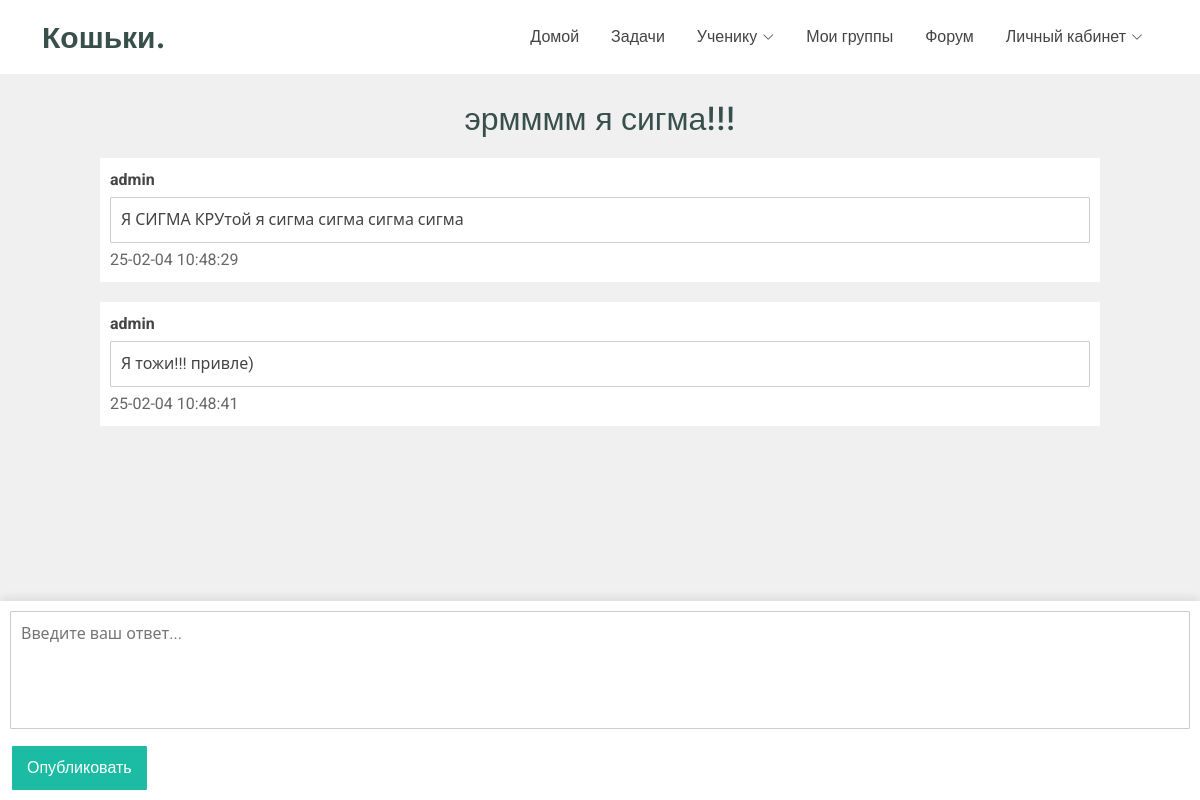
Before: /forum/topics/11 with the older database file.
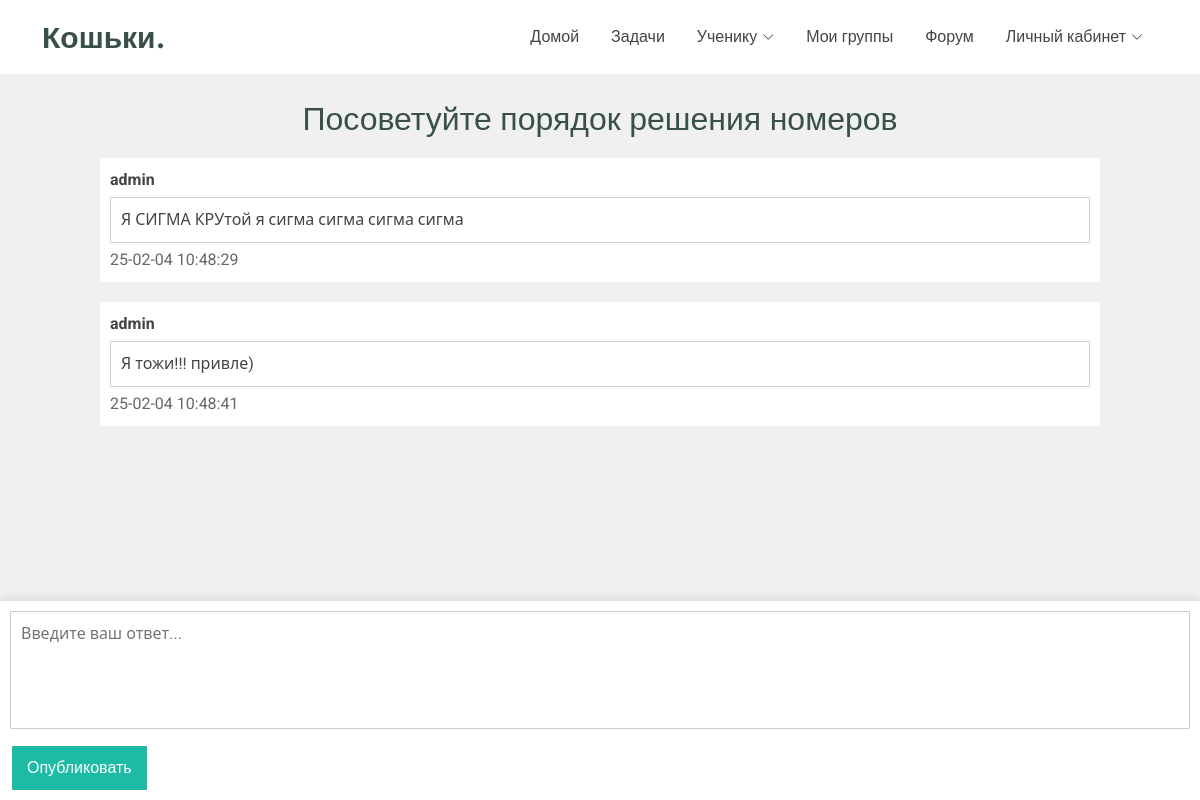
After: the same page with the newer database file.
### tables this page shows
CREATE TABLE forum_discussions (discussion_id INT PRIMARY KEY, discussion_name VARCHAR (255), author_id INT REFERENCES users (user_id), messages_count INT, discussion_creation_time DATETIME);

### main.py (the view, shortened to what this page needs)
@app.route('/forum/topics/<topic_id>', methods=['POST', 'GET'])
def forum_topic_page(topic_id):
    if request.method == 'GET':
        topic_name = dr.get_topic_name(topic_id)
        messages = dr.get_topic_messages(topic_id)
        return render_template('forum_topic_page.html', topic_name=topic_name, messages=messages)

### database_requests.py (called while the page is built)
def sql_execute(sql_request):
    ret = cursor.execute(sql_request)
    return ret

def get_topic_name(topic_id):
    sql_req = f"""
        SELECT discussion_name FROM forum_discussions WHERE discussion_id = { topic_id }
    """
    return sql_execute(sql_req).fetchall()[0][0]

def get_topic_messages(topic_id):
    sql_req = f"""
        SELECT
                users.first_name,
                users.surname,
                forum_messages.message_text,
                forum_messages.message_send_time
            FROM
                users
            INNER JOIN
                forum_messages ON users.user_id = forum_messages.message_author_id
            INNER JOIN
                forum_discussion_message ON forum_messages.message_id = forum_discussion_message.message_id
            WHERE
                forum_discussion_message.discussion_id = { topic_id }
            ORDER BY
                forum_messages.message_send_time ASC;
    """
    return sql_execute(sql_req).fetchall()

### templates/forum_topic_page.html (shortened to what this page needs)
<!DOCTYPE html>
<html lang="en" xmlns="http://www.w3.org/1999/html">
<head>
  <link href="{{ url_for('static', filename='vendor/bootstrap/css/bootstrap.min.css') }}" rel="stylesheet">
  <link href="{{ url_for('static', filename='vendor/bootstrap-icons/bootstrap-icons.css') }}" rel="stylesheet">
  <link href="{{ url_for('static', filename='vendor/aos/aos.css') }}" rel="stylesheet">
  <link href="{{ url_for('static', filename='vendor/glightbox/css/glightbox.min.css') }}" rel="stylesheet">
  <link href="{{ url_for('static', filename='vendor/swiper/swiper-bundle.min.css') }}" rel="stylesheet">
  <link href="{{ url_for('static', filename='/css/main.css') }}" rel="stylesheet">
</head>
<body class="forum-page">
  {% include 'header.html' %}
    <div class="forum-topic">
        <h2>{{ topic_name }}</h2>
    </div>
    <div class="messages-container">
        {% for i in range (messages | length) %}
        <div style="background-color:white; margin-top: 20px" class="message-item">
            <div class="message-user"> {{ messages[i][0] }} {{ messages[i][1] }} </div>
            <div class="message-content">
                <div class="message-box">
                    <p> {{ messages[i][2] }} </p>
                </div>
                <span class="message-date"> {{ messages[i][3] }} </span>
            </div>
        </div>
        {% endfor %}
    </div>
    <div class="reply-section">
        <form method="post" enctype="multipart/form-data">
                <textarea class="reply-textarea" name="reply_text" rows="4" placeholder="Введите ваш ответ..."></textarea>
                <input type="submit" class="btn-primary" value="Опубликовать">
        </form>
    </div>
</body>
</html>

Changed rows visible on the page:
changed forum_discussions: discussion_name "эрмммм я сигма!!!" → "Посоветуйте порядок решения номеров"
